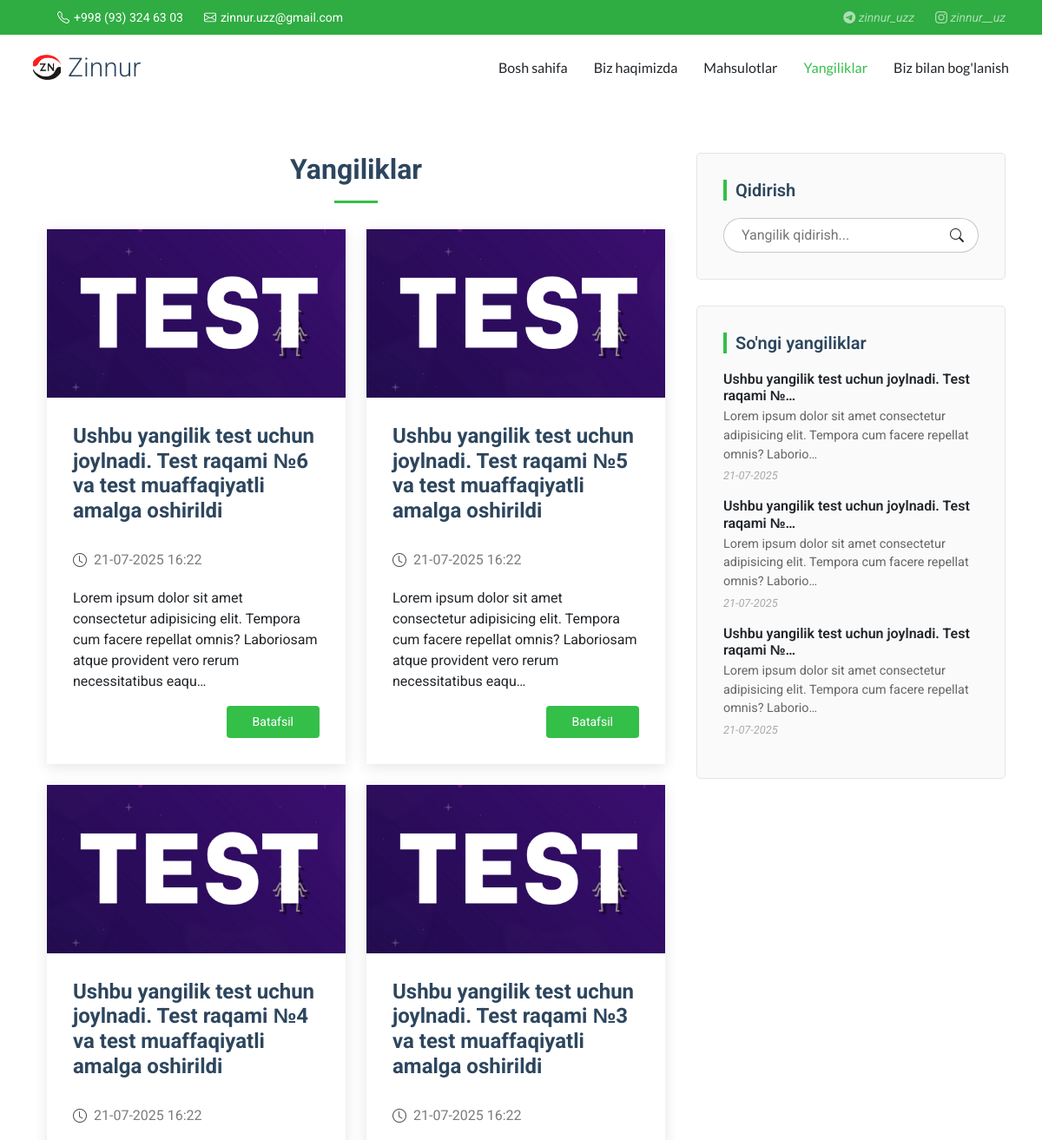
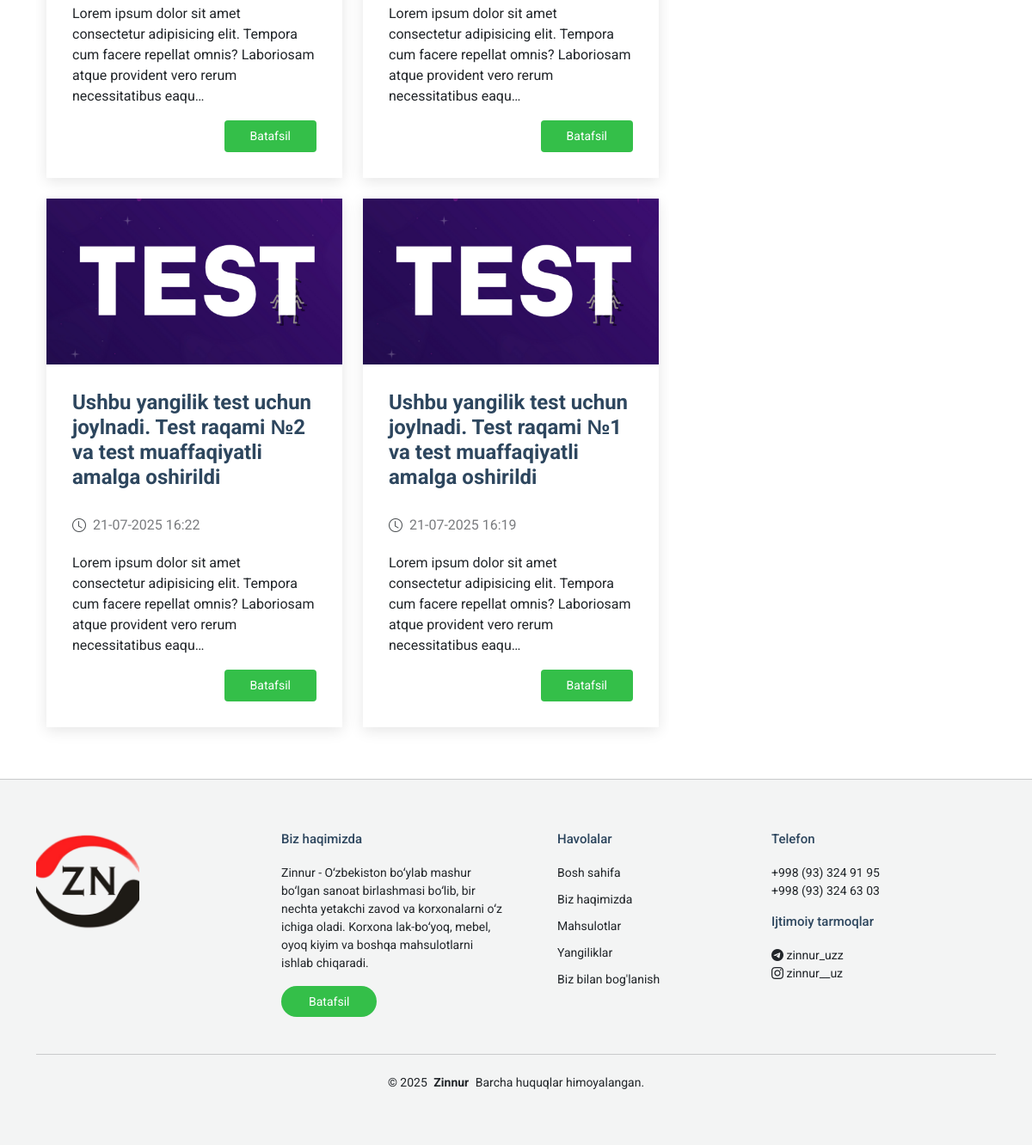
Page /news/ on the committed database (2 pictures, top to bottom).
### news/models.py (models this page shows, shortened)
class NewsPost(models.Model):
    title = models.CharField(max_length=200)
    content = models.TextField()
    image = models.ImageField(upload_to='news_images/',)
    created_at = models.DateTimeField(auto_now_add=True)

### news/views.py (the view)
# urls.py: path('', views.news_list, name='news_list'),
def news_list(request):
    if request.user.is_authenticated and request.user.is_staff:
        return redirect('admin_panel:orders')
    search_query = request.GET.get('q', '').strip()
    all_news = NewsPost.objects.all().order_by('-created_at')
    paginator = Paginator(all_news, 6)
    page_number = request.GET.get('page')
    page_obj = paginator.get_page(page_number)
    if search_query:
        latest_news = NewsPost.objects.filter(
            models.Q(title__icontains=search_query) | models.Q(content__icontains=search_query)
        ).order_by('-created_at')[:3]
    else:
        latest_news = NewsPost.objects.all().order_by('-created_at')[:3]
    return render(request, 'news/news_list.html', {
        'news': page_obj.object_list,
        'page_obj': page_obj,
        'is_paginated': page_obj.has_other_pages(),
        'latest_news': latest_news,
        'search_query': search_query,
    })

### templates/news/news_list.html (shortened to what this page needs)
{% extends 'base.html' %}
{% block content %}
  <div class="container">
    <div class="row">
      <div class="col-lg-8">
        <section id="blog-posts" class="blog-posts section">
          <div class="container section-title" data-aos="fade-up">
            <h2>Yangiliklar</h2>
          </div>
          <div class="container" data-aos="fade-up" data-aos-delay="200">
            <div class="row gy-4">
              {% for item in news %}
              <div class="col-lg-6">
                <article>
                  <div class="post-img">
                    {% if item.image %}
                    <img src="{{ item.image.url }}" alt="{{ item.title }}" class="img-fluid">
                    {% endif %}
                  </div>
                  <h2 class="title">
                    <a href="{% url 'news:news_detail' item.pk %}">{{ item.title }}</a>
                  </h2>
                  <div class="meta-top">
                    <ul>
                      <li class="d-flex align-items-center"><i class="bi bi-clock"></i> {{ item.created_at|date:"d-m-Y H:i" }}</li>
                    </ul>
                  </div>
                  <div class="content">
                    <p>{{ item.content|truncatechars:150 }}</p>
                    <div class="read-more">
                      <a href="{% url 'news:news_detail' item.pk %}">Batafsil</a>
                    </div>
                  </div>
                </article>
              </div>
              {% empty %}
              <div class="col-12 text-center text-muted">Yangiliklar topilmadi.</div>
              {% endfor %}
          </div>
        </section>
      </div>
      <div class="col-lg-4 sidebar">
        <div class="widgets-container" data-aos="fade-up" data-aos-delay="200">
          <div class="search-widget widget-item">
            <h3 class="widget-title">Qidirish</h3>
            <form method="get" action="">
              <input type="text" name="q" value="{{ search_query|default:'' }}" placeholder="Yangilik qidirish...">
              <button type="submit" title="Search"><i class="bi bi-search"></i></button>
            </form>
          </div>
  <div class="recent-posts-widget widget-item">
    <h3 class="widget-title">So'ngi yangiliklar</h3>
    {% for item in latest_news %}
    <div class="post-item mb-3">
      <h4 class="mb-1"><a href="{% url 'news:news_detail' item.pk %}">{{ item.title|truncatechars:50 }}</a></h4>
      <p class="mb-1" style="font-size: 0.9rem; color: #666;">{{ item.content|truncatechars:100 }}</p>
      <time datetime="{{ item.created_at|date:'Y-m-d' }}" style="font-size: 0.8rem; color: #aaa;">{{ item.created_at|date:'d-m-Y' }}</time>
    </div>
    {% empty %}
    <div class="post-item">Natijalar topilmadi.</div>
    {% endfor %}
  </div>
        </div>
      </div>
    </div>
  </div>
{% endblock %}

### static/css/main.css (style rules this page uses)
:root { --default-font: "Roboto", system-ui, -apple-system, "Segoe UI", Roboto, "Helvetica Neue", Arial, "Noto Sans", "Liberation Sans", sans-serif, "Apple Color Emoji", "Segoe UI Emoji", "Segoe UI Symbol", "Noto Color Emoji"; --heading-font: "Roboto", sans-serif; --nav-font: "Lato", sans-serif; }
:root { --background-color: #ffffff; --default-color: #212529; --heading-color: #2d465e; --accent-color: #34bf49; --surface-color: #ffffff; --contrast-color: #ffffff; }
:root { --nav-color: #212529; --nav-hover-color: #34bf49; --nav-mobile-background-color: #ffffff; --nav-dropdown-background-color: #ffffff; --nav-dropdown-color: #212529; --nav-dropdown-hover-color: #34bf49; }
:root { scroll-behavior: smooth; }
body { color: var(--default-color); background-color: var(--background-color); font-family: var(--default-font); }
a { color: var(--accent-color); text-decoration: none; transition: 0.3s; }
h1, h2, h3, h4, h5, h6 { color: var(--heading-color); font-family: var(--heading-font); }
section, .section { color: var(--default-color); background-color: var(--background-color); padding: 60px 0; scroll-margin-top: 100px; overflow: clip; }
.section-title { text-align: center; padding-bottom: 60px; position: relative; }
.section-title h2 { font-size: 22px; font-weight: 500; margin-bottom: 0; }
.section-title { text-align: center; padding-bottom: 10px; position: relative; }
.section-title h2 { font-size: 32px; font-weight: 700; margin-bottom: 20px; padding-bottom: 20px; position: relative; }
.section-title h2:after { content: ""; position: absolute; display: block; width: 50px; height: 3px; background: var(--accent-color); left: 0; right: 0; bottom: 0; margin: auto; }
.blog-posts article { background-color: var(--surface-color); box-shadow: 0 4px 16px rgba(0, 0, 0, 0.1); padding: 30px; height: 100%; }
.blog-posts .post-img { max-height: 440px; margin: -30px -30px 0 -30px; overflow: hidden; }
.blog-posts .title { font-size: 24px; font-weight: 700; padding: 0; margin: 30px 0; }
.blog-posts .title a { color: var(--heading-color); transition: 0.3s; }
.blog-posts .meta-top { margin-top: 20px; color: color-mix(in srgb, var(--default-color), transparent 40%); }
.blog-posts .meta-top ul { display: flex; flex-wrap: wrap; list-style: none; align-items: center; padding: 0; margin: 0; }
.blog-posts .meta-top i { font-size: 16px; margin-right: 8px; line-height: 0; color: color-mix(in srgb, var(--default-color), transparent 20%); }
.blog-posts .content { margin-top: 20px; }
.blog-posts .content .read-more { text-align: right; }
.blog-posts .content .read-more a { background: var(--accent-color); color: var(--contrast-color); display: inline-block; padding: 8px 30px; transition: 0.3s; font-size: 14px; border-radius: 4px; }
.widgets-container { margin: 60px 0 30px 0; }
.widget-title { color: var(--heading-color); font-size: 20px; font-weight: 600; padding: 0 0 0 10px; margin: 0 0 20px 0; border-left: 4px solid var(--accent-color); }
.widget-item { margin-bottom: 30px; background-color: color-mix(in srgb, var(--default-color), transparent 98%); border: 1px solid color-mix(in srgb, var(--default-color), transparent 90%); padding: 30px; border-radius: 5px; }
.widget-item:last-child { margin-bottom: 0; }
.search-widget form { background: var(--background-color); border: 1px solid color-mix(in srgb, var(--default-color), transparent 75%); padding: 3px 10px; position: relative; border-radius: 50px; transition: 0.3s; }
.search-widget form input[type=text] { border: 0; padding: 4px 10px; border-radius: 4px; width: calc(100% - 40px); background-color: var(--background-color); color: var(--default-color); }
.search-widget form button { background: none; color: var(--default-color); position: absolute; top: 0; right: 0; bottom: 0; border: 0; font-size: 16px; padding: 0 16px; transition: 0.3s; line-height: 0; }
.search-widget form button i { line-height: 0; }
.recent-posts-widget .post-item { display: flex; flex-direction: column; margin-bottom: 20px; }
.recent-posts-widget .post-item:last-child { margin-bottom: 0; }
.recent-posts-widget .post-item h4 { font-size: 16px; font-weight: 600; margin-bottom: 5px; }
.recent-posts-widget .post-item h4 a { color: var(--default-color); transition: 0.3s; }
.recent-posts-widget .post-item time { display: block; font-style: italic; font-size: 14px; color: color-mix(in srgb, var(--default-color), transparent 50%); }

### rows in the picture
NewsPost: image (picture), title "Ushbu yangilik test uchun joylnadi. Test raqami №6 va test muaffaqiyatli amalga oshirildi", created_at "21-07-2025 16:22", content "Lorem ipsum dolor sit amet consectetur adipisicing elit. Tempora cum facere repellat omnis? Laboriosam atque provident vero rerum necessitatibus eaqu…", title "Ushbu yangilik test uchun joylnadi. Test raqami №…", content "Lorem ipsum dolor sit amet consectetur adipisicing elit. Tempora cum facere repellat omnis? Laborio…", created_at "21-07-2025"
NewsPost: image (picture), title "Ushbu yangilik test uchun joylnadi. Test raqami №5 va test muaffaqiyatli amalga oshirildi", created_at "21-07-2025 16:22", content "Lorem ipsum dolor sit amet consectetur adipisicing elit. Tempora cum facere repellat omnis? Laboriosam atque provident vero rerum necessitatibus eaqu…", title "Ushbu yangilik test uchun joylnadi. Test raqami №…", content "Lorem ipsum dolor sit amet consectetur adipisicing elit. Tempora cum facere repellat omnis? Laborio…", created_at "21-07-2025"
NewsPost: image (picture), title "Ushbu yangilik test uchun joylnadi. Test raqami №4 va test muaffaqiyatli amalga oshirildi", created_at "21-07-2025 16:22", content "Lorem ipsum dolor sit amet consectetur adipisicing elit. Tempora cum facere repellat omnis? Laboriosam atque provident vero rerum necessitatibus eaqu…", title "Ushbu yangilik test uchun joylnadi. Test raqami №…", content "Lorem ipsum dolor sit amet consectetur adipisicing elit. Tempora cum facere repellat omnis? Laborio…", created_at "21-07-2025"
NewsPost: image (picture), title "Ushbu yangilik test uchun joylnadi. Test raqami №3 va test muaffaqiyatli amalga oshirildi", created_at "21-07-2025 16:22", content "Lorem ipsum dolor sit amet consectetur adipisicing elit. Tempora cum facere repellat omnis? Laboriosam atque provident vero rerum necessitatibus eaqu…"
NewsPost: image (picture), title "Ushbu yangilik test uchun joylnadi. Test raqami №2 va test muaffaqiyatli amalga oshirildi", created_at "21-07-2025 16:22", content "Lorem ipsum dolor sit amet consectetur adipisicing elit. Tempora cum facere repellat omnis? Laboriosam atque provident vero rerum necessitatibus eaqu…"
NewsPost: image (picture), title "Ushbu yangilik test uchun joylnadi. Test raqami №1 va test muaffaqiyatli amalga oshirildi", created_at "21-07-2025 16:19", content "Lorem ipsum dolor sit amet consectetur adipisicing elit. Tempora cum facere repellat omnis? Laboriosam atque provident vero rerum necessitatibus eaqu…"
